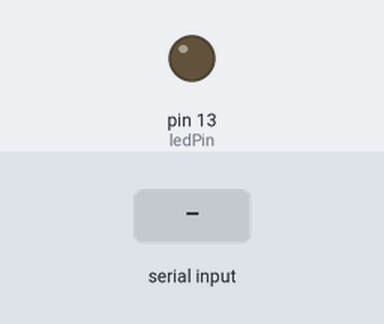
The sketch below on a simulated Arduino Uno, built with avr-gcc and run on an emulated ATmega328P. On the bench: output pins drawn as LEDs (lit = HIGH). Inputs (shaded band) come from the test bench.

Above: at 1.2 s.
1.3 s: "90 45\n" received over Serial
At 1.7 s:
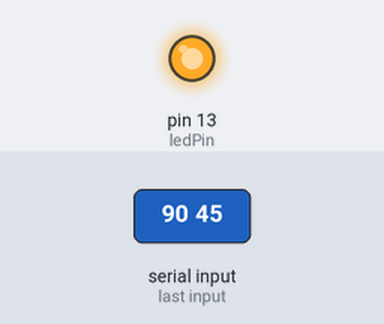
Timing chart, 0 to 10.3 s (numbered marks = the images above; inputs shaded):
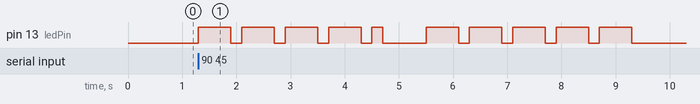

The sketch:

MORSE_CODE.ino
```cpp
const int ledPin = 13;
const int dotDelay = 200;

char* letters[] = {
  ".-", "-...", "-.-.", "-..", ".", "..-.", "--.", "....", "..",    // A-I
  ".---", "-.-", ".-..", "--", "-.", "---", ".--.", "--.-", ".-.",  // J-R
  "...", "-", "..-", "...-", ".--", "-..-", "-.--", "--.."          // S-Z
};

char* numbers[] = {
  "-----", ".----", "..---", "...--", "....-", ".....", "-....", "--...", "---..", "----."};

void setup() {
  pinMode(ledPin, OUTPUT);
  Serial.begin(9600);
}

void loop() {
  char ch;
  if (Serial.available() > 0) { //if there is a char to read from usb
    ch = Serial.read();
    if (ch >= 'a' && ch <= 'z') { // if it is a letter (it compares ASCII)
      flashSequence(letters[ch - 'a']); //for exp 'c'- 'a' = 2 >> letters[2] morse c
    }
    else if (ch >= 'A' && ch <= 'Z') { //if it is a capital letter.
      flashSequence(letters[ch - 'A']);
    }
    else if (ch >= '0' && ch <= '9') { // if it is a number
      flashSequence(numbers[ch - '0']);
    }
    else if (ch == ' ') { //else if it is a gap
      delay(dotDelay * 4);  // gap between words
    }
  }
}

void flashSequence(char* sequence) {
  int i = 0;
  while (sequence[i] != NULL) { //go through (example "c") sequence untill end marker
    flashDotOrDash(sequence[i]);
    i++;
  }
  delay(dotDelay * 3);    // gap between letters
}

void flashDotOrDash(char dotOrDash) {
  digitalWrite(ledPin, HIGH);
  if (dotOrDash == '.') {
    delay(dotDelay);
  }
  else {
    // must be a dash
    delay(dotDelay * 3);
  }
  digitalWrite(ledPin, LOW);
  delay(dotDelay); // gap between flashes
}
```

Measured:
- after the input at 1.3 s, pin 13 (ledPin): goes 4 × (HIGH 0.60 s, LOW 0.20 s), HIGH 0.20 s, LOW 0.80 s, 4 × (HIGH 0.60 s, LOW 0.20 s), HIGH 0.60 s, then LOW, starting at once
